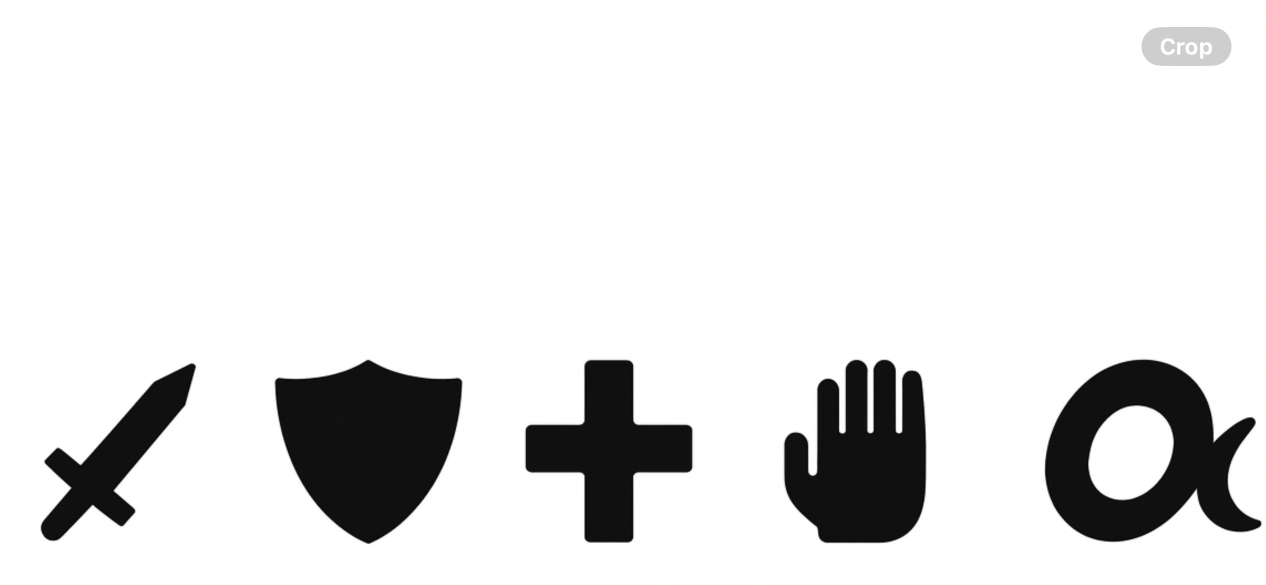
#> input picture IMG_6243.png, 2532 x 1170 px, found by its file name (shown at 1/2 size)
$ python extract_new_sigils.py
#> lines starting #> are read from the running program, lines starting #| are printed output that depends on the picture
#!/usr/bin/env python3
"""
Extract individual sigils from the two new sigil images.
Properly crops each sigil and removes white background.
"""

from PIL import Image
import os

# Sigil definitions: (filename, sigil_name, row_image, position_index)
SIGILS = [
    # From IMG_6243.png (top row)
    ('IMG_6243.png', 'attack', 0),
    ('IMG_6243.png', 'shield', 1),
    ('IMG_6243.png', 'heal', 2),
    ('IMG_6243.png', 'grapple', 3),
    ('IMG_6243.png', 'alpha', 4),
    # From IMG_6244.png (bottom row)
    ('IMG_6244.png', 'ghost', 0),
    ('IMG_6244.png', 'd20', 1),
    ('IMG_6244.png', 'star', 2),
    ('IMG_6244.png', 'asterisk', 3),
    ('IMG_6244.png', 'expand', 4),
]

def find_sigil_bounds(img):
    """Find the bounding box of non-white pixels in the image."""
    gray = img.convert('L')
    pixels = gray.load()
    width, height = img.size

    min_x, min_y = width, height
    max_x, max_y = 0, 0

    for y in range(height):
        for x in range(width):
            # If pixel is dark (not light gray or white), it's part of the sigil
            # Using lower threshold to ignore watermarks and light gray pixels
            if pixels[x, y] < 200:  # threshold for "not white or light gray"
                min_x = min(min_x, x)
                max_x = max(max_x, x)
                min_y = min(min_y, y)
                max_y = max(max_y, y)

    return (min_x, min_y, max_x + 1, max_y + 1)

def make_background_transparent(img):
    """Convert white/near-white pixels to transparent."""
    img = img.convert('RGBA')
    data = img.getdata()
    new_data = []

    for item in data:
        # If pixel is close to white, make it transparent
        if item[0] > 245 and item[1] > 245 and item[2] > 245:
            new_data.append((255, 255, 255, 0))  # Transparent
        else:
            new_data.append(item)

    img.putdata(new_data)
    return img

def extract_sigil(source_img, position, num_sigils=5):
    """Extract a single sigil from its position in the row."""
#> called with position = 0, num_sigils = 5
    width, height = source_img.size
#> width = 2532; height = 1170

    # Calculate the width of each sigil cell
    cell_width = width // num_sigils
#> cell_width = 506

    # Add margin to avoid catching parts of adjacent sigils
    margin = cell_width * 0.10
#> margin = 50.6

    # Calculate cell boundaries
    x_start = int(position * cell_width + margin)
#> x_start = 50
    x_end = int((position + 1) * cell_width - margin)
#> x_end = 455
    y_start = int(margin)
#> y_start = 50
    y_end = int(height - margin)
#> y_end = 1119

    # Crop to cell
    cell = source_img.crop((x_start, y_start, x_end, y_end))
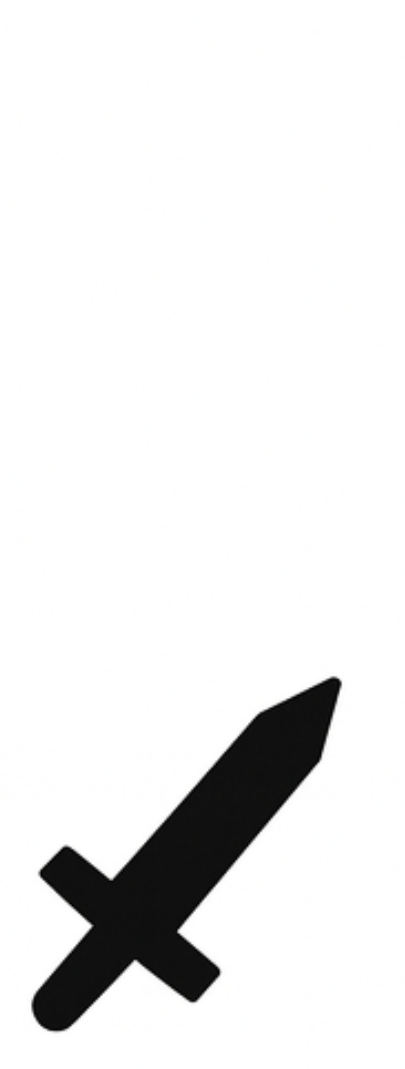
#> cell: PIL image 405x1069 RGBA; mean R, G, B, A 235, 235, 235, 255

    # Find tight bounds around the actual sigil
    bounds = find_sigil_bounds(cell)
#> bounds = (31, 676, 342, 1032)

    # Crop to the actual sigil with minimal padding
    padding = 3
    sigil = cell.crop((
        max(0, bounds[0] - padding),
        max(0, bounds[1] - padding),
        min(cell.size[0], bounds[2] + padding),
        min(cell.size[1], bounds[3] + padding)
    ))
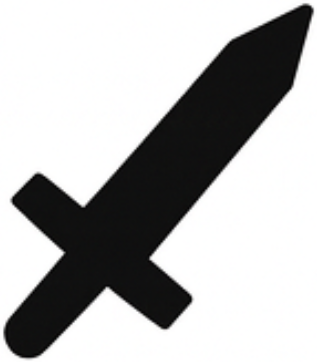
#> sigil: PIL image 317x362 RGBA; mean R, G, B, A 180, 179.9, 179.9, 255

    # Make background transparent
    sigil = make_background_transparent(sigil)
#> the loop in make_background_transparent, `for item in data:` made 114754 passes
#> item on passes 1 to 3: (255, 255, 255, 255), (255, 255, 255, 255), (255, 255, 255, 255)
#> after the loop in make_background_transparent, `for item in data:`: new_data = 114754 items

    return sigil

def main():
    output_dir = '/home/user/FROGGLE/assets/sigils'
    os.makedirs(output_dir, exist_ok=True)

    print("Extracting sigils from new images...")
    print()

    # Cache loaded images
    loaded_images = {}

    for source_file, name, position in SIGILS:
        # Load source image if not already loaded
        if source_file not in loaded_images:
            img_path = f'/home/user/FROGGLE/{source_file}'
            loaded_images[source_file] = Image.open(img_path).convert('RGBA')

        source_img = loaded_images[source_file]

        # Extract the sigil
        sigil = extract_sigil(source_img, position)

        # Save the sigil
        output_path = os.path.join(output_dir, f"{name}.png")
        sigil.save(output_path)

        print(f"✓ Saved {name:12} ({sigil.size[0]:3}x{sigil.size[1]:3}) to {output_path}")
#| ✓ Saved attack       (317x362) to /home/user/FROGGLE/assets/sigils/attack.png

    print()
    print("Done! All sigils extracted successfully.")

if __name__ == '__main__':
    main()
